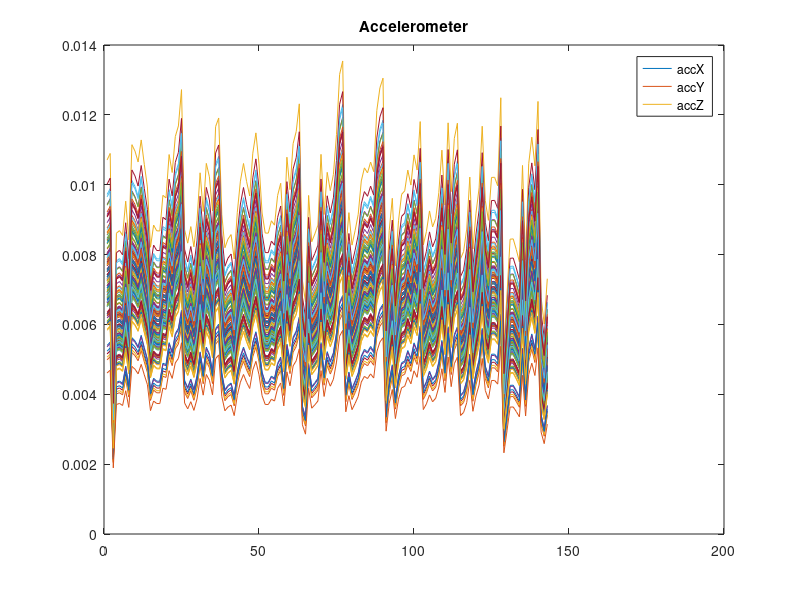
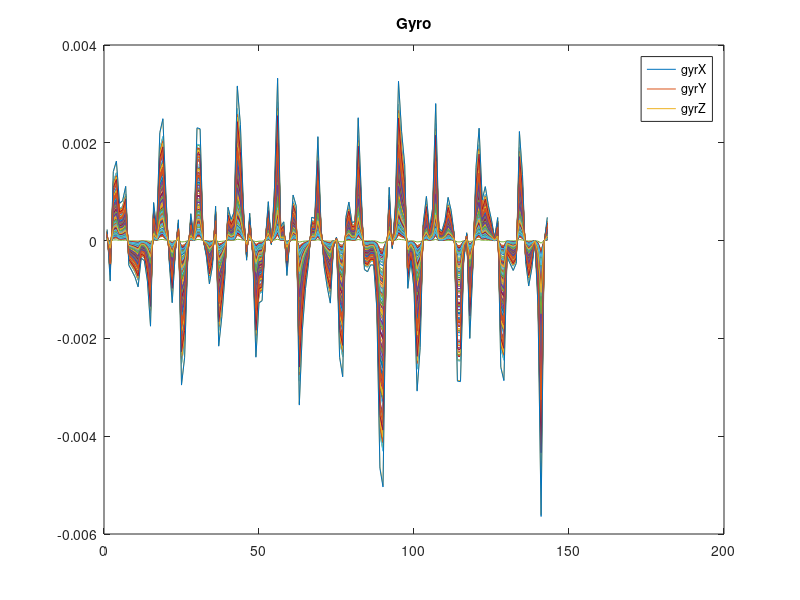

MATLAB code to generate these figures, in order:
%%Reads the csv values of accelerometer and gyroscope from the file in the
%%same directory as the m file. Then plots all the six values.

%Getting the current directory.
p = [mfilename('fullpath'), '\'];

%storing the whole csv data in arr
arr = csvread('capture.csv');

%seperating individual channels
ax = arr(:, 1);
ay = arr(:, 2);
az = arr(:, 3);
gx = arr(:, 4);
gy = arr(:, 5);
gz = arr(:, 6);

R1 = asin((az)/sqrt((ay.^2)+(ax.^2)+(az.^2)))
R2 = asin((gz)/sqrt((gy.^2)+(gx.^2)+(gz.^2)))
%length of one vector
sz = 1:length(R1);

%plot
plot(sz,R1);
legend('accX', 'accY', 'accZ');
title('Accelerometer');

figure
plot(sz, R2);
legend('gyrX', 'gyrY', 'gyrZ');
title('Gyro');
